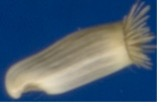
#> input picture images/bb3.jpg, 161 x 106 px
$ python -i tools.py   (imports and definitions only)
#> lines starting #> are read from the running program, lines starting #| are printed output that depends on the picture; after the words box and inside, x2 and y2 are one past the last pixel; in counts of white or black regions, pixels touching at a corner belong together
import warnings
from pathlib import Path

import skimage
import skimage.io
import skimage.measure
import skimage.morphology
import skimage.draw
import skimage.transform
import skimage.color
import sklearn.cluster
import cv2
import numpy as np
from scipy.linalg import orthogonal_procrustes
from scipy.spatial.distance import cdist, euclidean

from typing import Iterable, Tuple, Optional, List


# [34 lines left out: function segment_image, not called in this run]


def segment_image2(
    image: np.ndarray,
    k: int = 3,
    bg_col: Optional[Iterable[int]] = None,
    n_bg_clusters: int = 1,
) -> np.ndarray:
    # lab color space to ignore "brightness"
#> called with k = 3, n_bg_clusters = 1
    image = skimage.color.rgb2lab(image)
#> image: shape (106, 161, 3) float64; mean of channels 0, 1, 2 42.3, 4.6, -14.2

    pixel_values = image[:, :, [1, 2]].reshape((-1, 2)).astype(np.float32)
#> pixel_values = 17066 pairs, first value -6.16 to 15.6, second value -42.95 to 27.73

    _, labels, (centers) = cv2.kmeans(
        pixel_values,
        k,
        None,
        (cv2.TERM_CRITERIA_EPS + cv2.TERM_CRITERIA_MAX_ITER, 100, 0.1),
        10,
        cv2.KMEANS_RANDOM_CENTERS,
    )
#> labels = 17066 values, max 2 at index 157, min 0 at index 2865, mean 0.824; centers = [[-0.286, 14.45], [9.33, -36.14], [-0.0302, -4.93]]
    labels: np.ndarray = labels.flatten()  # type: ignore

    # assume that the cluster with highest number of members (pixels) is background
    if bg_col is None:
        lab, counts = np.unique(labels, return_counts=True)
#> lab = [0, 1, 2]; counts = [5728, 8609, 2729]
        bg_labels = np.argsort(counts)[::-1][:n_bg_clusters]
#> bg_labels = [1]
    # find cluster closest to background color
    else:
        bg_col = skimage.color.rgb2lab(np.array(bg_col))[[1, 2]]
        centers = np.uint8(centers)
        distances = np.sqrt(np.sum((bg_col - centers) ** 2, axis=1))

        bg_labels = np.argsort(distances)[:n_bg_clusters]

    bin_image = np.zeros((image.shape[0], image.shape[1]), dtype=bool)
    bin_image[(~np.isin(labels, bg_labels)).reshape(bin_image.shape)] = True

    return bin_image


# [369 lines left out: functions _segment_image_approx, get_contours, _count_objects_approx, segment_image_adaptive, polygon_area, resample_polygon and 11 more, not called in this run]

>>> import cv2
>>> picture = cv2.cvtColor(cv2.imread('../images/bb3.jpg'), cv2.COLOR_BGR2RGB)
>>> result = segment_image2(picture)
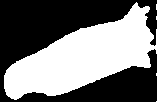
#> result: shape (106, 161) bool; 49.6% white; 1 white region, box (x1, y1, x2, y2) and area: (0, 0, 161, 106) 8457

$ run again, on images/bb4.jpg
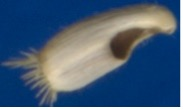
#> input picture images/bb4.jpg, 183 x 110 px
#> image: shape (110, 183, 3) float64; mean of channels 0, 1, 2 39, 5.4, -16.9
#> pixel_values = 20130 pairs, first value -6.48 to 16.49, second value -43.88 to 25.15
#> centers = [[-0.0494, -7.41], [0.878, 12.55], [9.38, -36.4]]
#> lab = [0, 1, 2]; counts = [2573, 6508, 11049]
#> bg_labels = [2]
#> `result = segment_image2(picture)`:
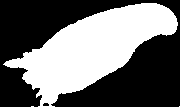
#> result: shape (110, 183) bool; 45.1% white; 1 white region, box (x1, y1, x2, y2) and area: (0, 0, 183, 110) 9081

$ run again, on images/ex1.jpg
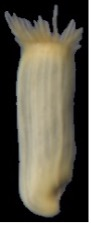
#> input picture images/ex1.jpg, 91 x 226 px
#> image: shape (226, 91, 3) float64; mean of channels 0, 1, 2 35.3, -0.4, 7.7
#> pixel_values = 20566 pairs, first value -7 to 7.3, second value -7.3 to 36.75
#> centers = [[-1.45, 14.72], [0.0951, 0.0599], [-0.0677, 26.01]]
#> lab = [0, 1, 2]; counts = [6583, 11649, 2334]
#> bg_labels = [1]
#> `result = segment_image2(picture)`:
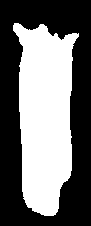
#> result: shape (226, 91) bool; 43.4% white; 1 white region, box (x1, y1, x2, y2) and area: (13, 23, 79, 216) 8917
